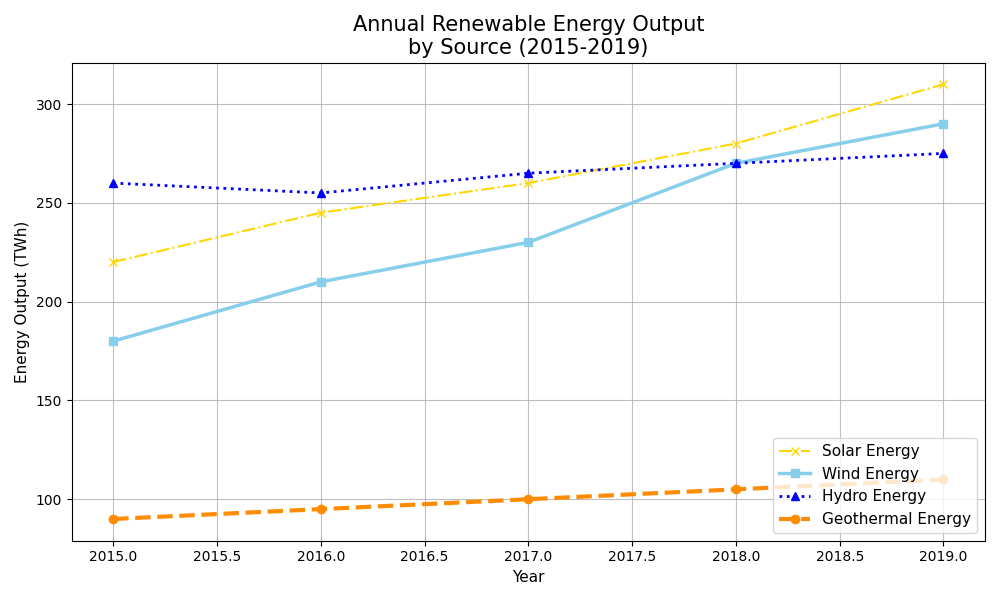

Write the Python code that produced this figure.
import matplotlib.pyplot as plt
import numpy as np

# Years of observation
years = np.array([2015, 2016, 2017, 2018, 2019])

# Energy output data in TWh for each year
solar_output = np.array([220, 245, 260, 280, 310])
wind_output = np.array([180, 210, 230, 270, 290])
hydro_output = np.array([260, 255, 265, 270, 275])
geothermal_output = np.array([90, 95, 100, 105, 110])

# Create the line plot
fig, ax = plt.subplots(figsize=(10, 6))

ax.plot(years, solar_output, label='Solar Energy', color='gold', marker='x', linewidth=1.5, linestyle='-.')
ax.plot(years, wind_output, label='Wind Energy', color='skyblue', marker='s', linewidth=2.5, linestyle='-')
ax.plot(years, hydro_output, label='Hydro Energy', color='blue', marker='^', linewidth=2, linestyle=':')
ax.plot(years, geothermal_output, label='Geothermal Energy', color='darkorange', marker='o', linewidth=3, linestyle='--')

ax.set_xlabel('Year', fontsize=11)
ax.set_ylabel('Energy Output (TWh)', fontsize=11)
ax.set_title('Annual Renewable Energy Output\nby Source (2015-2019)', fontsize=15)

ax.grid(True, linestyle='-', alpha=0.8)

ax.legend(loc='lower right', fontsize=11)

plt.tight_layout()
plt.show()
